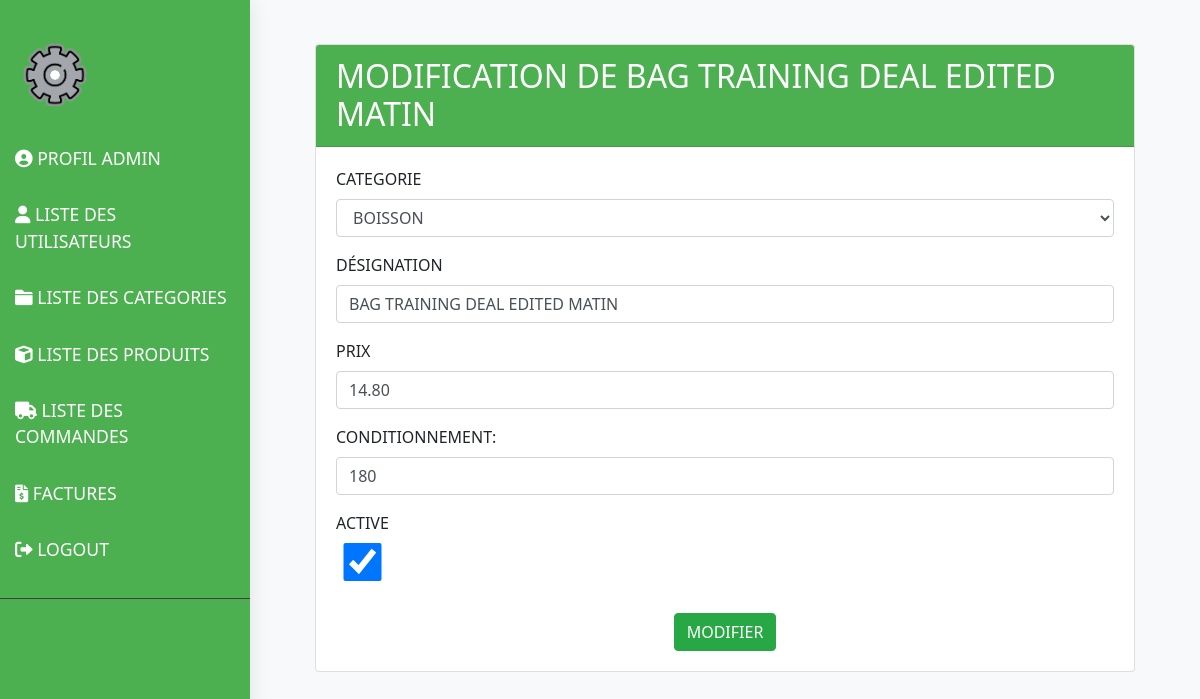
/order_management/edit_product/68/ (signed in), run on the app's committed database.
### sherly_app/models.py (models this page shows, shortened)
class Societe(models.Model):
    nom1 = models.CharField(max_length=255, blank=True, null=True,default='SHERLY & STRATEGY SL')
    nom2 = models.CharField(max_length=255, blank=True, null=True,default='Division Optical')
    ligne1 = models.CharField(max_length=255, blank=True, null=True,default='AV Naciones Unidas')
    ligne2 = models.CharField(max_length=255, blank=True, null=True,default='Ed Cristamar 30,')
    ligne3 = models.CharField(max_length=255, blank=True, null=True,default='Peurto Banus 29660,')
    ligne4 = models.CharField(max_length=255, blank=True, null=True,default='Mail: admin@gmail.com')
    ligne5 = models.CharField(max_length=255, blank=True, null=True,default='Numero IVA: ESB06835052')
    logo = models.ImageField(upload_to='images/', null=True, blank=True)
    code_client = models.CharField(max_length=255,default='00033147853314')
    livre1=models.CharField(max_length=50,default='SCROTIS  OPTIC 2000')
    livre2=models.CharField(max_length=50,default='38 rue Saint Denis')
    livre3=models.CharField(max_length=50,default='92700 COLOMBES')
    livre4=models.CharField(max_length=50,default='FRANCE')
    achteur1=models.CharField(max_length=50,default='SCROTIS  OPTIC 2000 ')
    achteur2=models.CharField(max_length=50,default='38 rue Saint Denis')
    achteur3=models.CharField(max_length=50,default='92700 COLOMBES')
    achteur4=models.CharField(max_length=50,default='FRANCE')
    achteur5=models.CharField(max_length=50,default='Numero TVA Intraceo')
    achteur6=models.CharField(max_length=50,default='FR7547911891')
    nif=models.CharField(max_length=100,blank=True,null=True,default='NIF:B062835052-Nº IVA : ESB068350201152')
    phrase=models.CharField(max_length=100,default="L'expédition s'effectue conformément a nos conditions générales de vente")
    pays=models.CharField(max_length=100,default="ESPAGNE")
    telephone=models.CharField(max_length=100,default="+333333333333")
    tva = models.IntegerField(default=0)
    boite_envoi = models.CharField(max_length=100,default="gestionrecrutement@hotmail.com", error_messages={'invalid': "L'adresse email de boite d'envoi est invalide."})
    boite_reception = models.CharField(max_length=100,default="optiquejaures@hotmail.com", error_messages={'invalid': "L'adresse email de boite de réception est invalide."})
    pdf_pwd=models.CharField(max_length=20,default="Optical2024")

class Produit(models.Model):
    designation = models.CharField(max_length=255, blank=True, null=True)
    famille = models.ForeignKey(Famille, on_delete=models.CASCADE,blank=True, null=True)
    conditionnement_count = models.IntegerField(default=1)
    prix = models.DecimalField(max_digits=10, decimal_places=2)
    reference = models.CharField(max_length=7, default='', editable=False)  # Set editable to False to prevent manual editing
    is_active = models.BooleanField(default=True)  # Boolean field for activation status

class Famille(models.Model):
    famille = models.CharField(max_length=255)
    is_active = models.BooleanField(default=True)  # Boolean field for activation status

### sherly_app/views.py (the view, shortened to what this page needs)
# urls.py: path('edit_product/<int:id>/', user_passes_test(is_superuser, login_url='bl_login')(edit_product), name='edit_product'),
def edit_product(request,id):
    product = Produit.objects.get(pk=id)
    familles = Famille.objects.all()
    return render(request,'produits/edit_product.html',{'familles':familles,'product':product})

### sherly_app/context_processors.py (called while the page is built)
def societer_info(request):
    societe = Societe.objects.first()  # Retrieve societer information (adjust as necessary)
    return {'societe': societe}

### sherly_app/urls.py (called while the page is built)
def is_superuser(user):
    return user.is_superuser

### sherly_app/templates/produits/edit_product.html (shortened to what this page needs)
{% extends 'base.html' %}
{% block content %}
    <div class="container mt-4">
        <div class="container">
            <div class="card">
                <div class="card-header" style="background-color: #4CAF50; color: white;">
                    <h2 class="mb-0">MODIFICATION DE {{product.designation}} </h2>
                </div>
                <div class="card-body">
                    <form method="post">
                                                <div class="form-group">
                            <label for="categorie1">CATEGORIE </label>
                            <select class="form-control" id="famille" name="famille" required>
                                {% for value in familles %}
                                    <option value="{{ value.id }}" {% if value.id == product.famille.id %} selected {% endif %}>{{ value.famille }}</option>
                                {% endfor %}
                            </select>
                        </div>
                        <div class="form-group">
                            <label > DÉSIGNATION</label>
                            <input type="text" class="form-control" id="designation" name="designation" value="{{ product.designation }}" required oninput="this.value = this.value.toUpperCase()">
                        </div>
                        <div class="form-group">
                            <label>PRIX</label>
                            <input type="number" step="any" class="form-control" id="prix" name="prix" value="{{ product.prix }}"  required pattern="^[0-9]+(\.[0-9]+)?$">
                        </div>
                        <div class="form-group">
                            <label >CONDITIONNEMENT:</label>
                            <input type="number" class="form-control" id="conditionnement" name="conditionnement" value="{{ product.conditionnement_count }}" required>
                        </div>
                        <div class="form-row">
                            <div class="form-group col-md-0">
                                <label for="is_active">ACTIVE</label>
                                <div class="input-group">
                                    <input type="checkbox" class="form-control" id="is_active" name="is_active" {% if product.is_active %}checked{% endif %}>
                                </div>
                            </div>
                        </div>
                        <div class="text-center mt-3">
                            <button type="submit" class="btn btn-success">MODIFIER</button>
                        </div>
                    </form>
                </div>
            </div>
        </div>
    </div>
{% endblock %}

### sherly_app/templates/base.html (shortened to what this page needs)
{% load static %}
<!DOCTYPE html>
<html lang="en">
<head>
    <link rel="stylesheet" href="https://stackpath.bootstrapcdn.com/bootstrap/4.5.2/css/bootstrap.min.css">
    <link rel="stylesheet" href="https://cdnjs.cloudflare.com/ajax/libs/font-awesome/6.0.0/css/all.min.css">
    <link href="https://cdn.jsdelivr.net/npm/bootstrap-icons@1.10.0/font/bootstrap-icons.css" rel="stylesheet">
</head>
<body>
    <div class="wrapper">
        <nav id="sidebar">
            {% if user.is_superuser %}
            <ul class="list-unstyled components">
                <li>
                    <a href="{% url 'company' %}" title="USERS">
                        <img src="{{societe.logo.url}}" alt="Avatar" class="avatar-img">
                    </a>
                </li>
                <li>
                    <a href="{% url 'profile' %}" title="USERS">
                        <i class="fas fa-user-circle"></i> PROFIL ADMIN
                    </a>
                </li>
                <li>
                    <a href="{% url 'list_user' %}" title="USERS">
                        <i class="fas fa-user"></i> LISTE DES UTILISATEURS
                    </a>
                </li>
                <li>
                    <a href="{% url 'categorie_list' %}" title="CATEGORIES">
                        <i class="fas fa-folder"></i> LISTE DES CATEGORIES
                    </a>
                </li>
                <li>
                    <a href="{% url 'product_list' %}" title="PRODUITS">
                        <i class="fas fa-cube"></i> LISTE DES PRODUITS
                    </a>
                </li>
                <li>
                    <a href="{% url 'commande_list' %}" title="COMMANDES">
                        <i class="fas fa-truck"></i> LISTE DES COMMANDES
                    </a>
                </li>
                <li>
                     <a href="{% url 'facture' %}" title="FACTURES">
                        <i class="fas fa-file-invoice-dollar"></i> FACTURES
                    </a>
                </li>
                <li>
                    <a href="{% url 'bl_logout' %}" title="Logout">
                        <i class="fas fa-sign-out-alt"></i> LOGOUT
                    </a>
                </li>
            </ul>
            {% endif %}
        </nav>
        <div id="content">
            <div class="container mt-4">
                {% block content %}{% endblock %}
            </div>
        </div>
    </div>
</body>
</html>

### sherly_app/templates/base.html (style rules this page uses)
body { font-family: 'Segoe UI', Tahoma, Geneva, Verdana, sans-serif; background-color: #f8f9fa; margin: 0; padding: 0; }
.wrapper { display: flex; }
#sidebar { min-width: 250px; max-width: 250px; background: #4CAF50; color: white; transition: all 0.3s; box-shadow: 0 0 20px rgba(0, 0, 0, 0.1); position: fixed; height: 100%; }
#sidebar ul.components { padding: 20px 0; border-bottom: 1px solid #3E3E3E; }
#sidebar ul li a { padding: 15px; font-size: 1.1em; display: block; color: white; transition: all 0.3s; }
#content { width: 100%; padding: 20px; transition: all 0.3s; margin-left: 250px; }
.avatar-img { border-radius: 50%; width: 80px; height: 80px; object-fit: cover; }

### data on the page
Societe: logo (picture)
Produit: designation "BAG TRAINING DEAL EDITED MATIN", famille "BOISSON", prix "14.80", conditionnement "180", is_active "☑"
